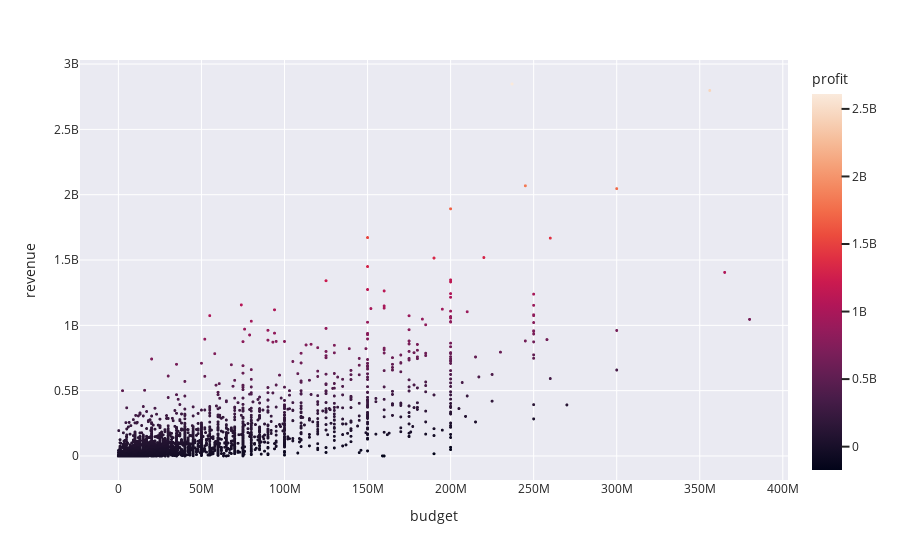

Notebook source saved alongside this figure:
### Code cell
fig = px.scatter(df,x='budget',y='revenue', color='profit', hover_data=hover_cols, hover_name=hover_name )
fig.update_traces(marker=dict(size=3))

### Figure 1 — Plotly figure (JSON) as saved in the notebook; plotly's stock layout.template omitted (floating-point values rounded to 4 significant figures; data arrays with more than 128 entries replaced by an {"elided": "..."} marker saying what was removed)
{"data": [{"customdata": {"elided": "3850x2 str values"}, "hovertemplate": "<b>%{hovertext}</b><br><br>budget=%{x}<br>revenue=%{y}<br>tconst=%{customdata[0]}<br>certification=%{customdata[1]}<br>profit=%{marker.color}<extra></extra>", "hovertext": {"elided": "3850 str values"}, "legendgroup": "", "marker": {"color": {"elided": "3850 int values"}, "coloraxis": "coloraxis", "size": 3, "symbol": "circle"}, "mode": "markers", "name": "", "showlegend": false, "type": "scattergl", "x": {"elided": "3850 int values"}, "xaxis": "x", "y": {"elided": "3850 int values"}, "yaxis": "y"}], "layout": {"autosize": true, "coloraxis": {"colorbar": {"title": {"text": "profit"}}, "colorscale": [[0, "rgb(2,4,25)"], [0.0625, "rgb(24,15,41)"], [0.125, "rgb(47,23,57)"], [0.1875, "rgb(71,28,72)"], [0.25, "rgb(97,30,82)"], [0.3125, "rgb(123,30,89)"], [0.375, "rgb(150,27,91)"], [0.4375, "rgb(177,22,88)"], [0.5, "rgb(203,26,79)"], [0.5625, "rgb(223,47,67)"], [0.625, "rgb(236,76,61)"], [0.6875, "rgb(242,107,73)"], [0.75, "rgb(244,135,95)"], [0.8125, "rgb(245,162,122)"], [0.875, "rgb(246,188,153)"], [0.9375, "rgb(247,212,187)"], [1, "rgb(250,234,220)"]]}, "legend": {"tracegroupgap": 0}, "margin": {"t": 60}, "xaxis": {"anchor": "y", "autorange": true, "domain": [0, 1], "range": [-22630000.0, 402600000.0], "title": {"text": "budget"}, "type": "linear"}, "yaxis": {"anchor": "x", "autorange": true, "domain": [0, 1], "range": [-207600000.0, 3055000000.0], "title": {"text": "revenue"}, "type": "linear"}}}
